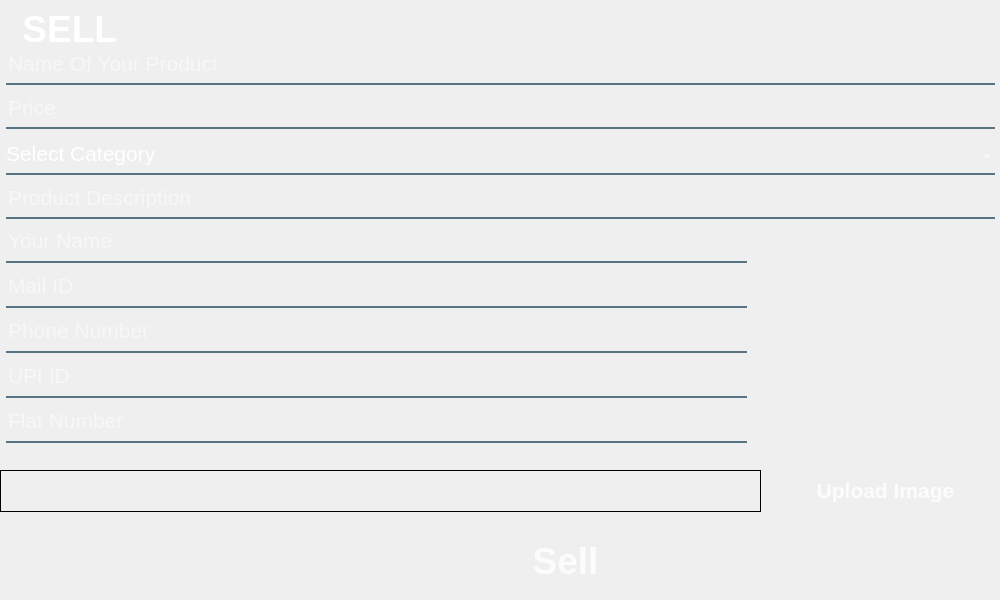
<?xml version="1.0" encoding="UTF-8"?>
<ui version="4.0">
 <class>SellPage</class>
 <widget class="QMainWindow" name="SellPage">
  <property name="geometry">
   <rect>
    <x>0</x>
    <y>0</y>
    <width>1000</width>
    <height>600</height>
   </rect>
  </property>
  <property name="minimumSize">
   <size>
    <width>1000</width>
    <height>600</height>
   </size>
  </property>
  <property name="maximumSize">
   <size>
    <width>1200</width>
    <height>800</height>
   </size>
  </property>
  <property name="windowTitle">
   <string>MainWindow</string>
  </property>
  <property name="styleSheet">
   <string notr="true"/>
  </property>
  <widget class="QWidget" name="centralwidget">
   <widget class="QLabel" name="label">
    <property name="geometry">
     <rect>
      <x>6</x>
      <y>6</y>
      <width>111</width>
      <height>45</height>
     </rect>
    </property>
    <property name="font">
     <font>
      <pointsize>28</pointsize>
      <weight>75</weight>
      <bold>true</bold>
     </font>
    </property>
    <property name="styleSheet">
     <string notr="true">color: white;</string>
    </property>
    <property name="text">
     <string>SELL</string>
    </property>
    <property name="alignment">
     <set>Qt::AlignRight|Qt::AlignTrailing|Qt::AlignVCenter</set>
    </property>
   </widget>
   <widget class="QLabel" name="label_browse">
    <property name="geometry">
     <rect>
      <x>0</x>
      <y>470</y>
      <width>761</width>
      <height>42</height>
     </rect>
    </property>
    <property name="minimumSize">
     <size>
      <width>0</width>
      <height>42</height>
     </size>
    </property>
    <property name="font">
     <font>
      <pointsize>12</pointsize>
     </font>
    </property>
    <property name="focusPolicy">
     <enum>Qt::NoFocus</enum>
    </property>
    <property name="frameShape">
     <enum>QFrame::Box</enum>
    </property>
    <property name="text">
     <string/>
    </property>
   </widget>
   <widget class="QPushButton" name="pushButton_UploadImages">
    <property name="geometry">
     <rect>
      <x>790</x>
      <y>470</y>
      <width>191</width>
      <height>41</height>
     </rect>
    </property>
    <property name="minimumSize">
     <size>
      <width>0</width>
      <height>0</height>
     </size>
    </property>
    <property name="font">
     <font>
      <pointsize>16</pointsize>
      <weight>75</weight>
      <bold>true</bold>
     </font>
    </property>
    <property name="styleSheet">
     <string notr="true">QPushButton{
	background-color: qlineargradient(spread:pad, x1:0, y1:505682, x2:1, y2:0.477, stop:0 rgba(11, 131, 120, 219), stop:1 rgba(85, 98, 112, 226));
	color: rgba(255, 255, 255, 210);
	border-radius: 5px;
}
QPushButton:hover{
	background-color: qlineargradient(spread:pad, x1:0, y1:505682, x2:1, y2:0.477, stop:0 rgba(150, 123, 111, 219), stop:1 rgba(85, 81, 84, 226));
}
QPushButton:pressed{
	padding-left: 5px;
	padding-top: 5px;
	background-color: rgba(150, 123, 111, 255);
}

</string>
    </property>
    <property name="text">
     <string>Upload Image</string>
    </property>
   </widget>
   <widget class="QLabel" name="label_picture">
    <property name="geometry">
     <rect>
      <x>780</x>
      <y>240</y>
      <width>200</width>
      <height>200</height>
     </rect>
    </property>
    <property name="minimumSize">
     <size>
      <width>200</width>
      <height>200</height>
     </size>
    </property>
    <property name="maximumSize">
     <size>
      <width>200</width>
      <height>200</height>
     </size>
    </property>
    <property name="text">
     <string/>
    </property>
   </widget>
   <widget class="QLabel" name="label_2">
    <property name="geometry">
     <rect>
      <x>117</x>
      <y>10</y>
      <width>31</width>
      <height>31</height>
     </rect>
    </property>
    <property name="text">
     <string/>
    </property>
    <property name="pixmap">
     <pixmap>sell_page.svg</pixmap>
    </property>
    <property name="scaledContents">
     <bool>true</bool>
    </property>
   </widget>
   <widget class="QPushButton" name="pushButton_Sell">
    <property name="geometry">
     <rect>
      <x>150</x>
      <y>530</y>
      <width>831</width>
      <height>61</height>
     </rect>
    </property>
    <property name="minimumSize">
     <size>
      <width>581</width>
      <height>61</height>
     </size>
    </property>
    <property name="font">
     <font>
      <pointsize>28</pointsize>
      <weight>75</weight>
      <bold>true</bold>
     </font>
    </property>
    <property name="styleSheet">
     <string notr="true">QPushButton{
	background-color: qlineargradient(spread:pad, x1:0, y1:505682, x2:1, y2:0.477, stop:0 rgba(11, 131, 120, 219), stop:1 rgba(85, 98, 112, 226));
	color: rgba(255, 255, 255, 210);
	border-radius: 5px;
}
QPushButton:hover{
	background-color: qlineargradient(spread:pad, x1:0, y1:505682, x2:1, y2:0.477, stop:0 rgba(150, 123, 111, 219), stop:1 rgba(85, 81, 84, 226));
}
QPushButton:pressed{
	padding-left: 5px;
	padding-top: 5px;
	background-color: rgba(150, 123, 111, 255);
}

</string>
    </property>
    <property name="text">
     <string>Sell</string>
    </property>
   </widget>
   <widget class="QPushButton" name="pushButton_back">
    <property name="geometry">
     <rect>
      <x>10</x>
      <y>530</y>
      <width>121</width>
      <height>61</height>
     </rect>
    </property>
    <property name="font">
     <font>
      <pointsize>28</pointsize>
      <weight>75</weight>
      <bold>true</bold>
     </font>
    </property>
    <property name="styleSheet">
     <string notr="true">QPushButton{
	background-color: qlineargradient(spread:pad, x1:0, y1:505682, x2:1, y2:0.477, stop:0 rgba(11, 131, 120, 219), stop:1 rgba(85, 98, 112, 226));
	color: rgba(255, 255, 255, 210);
	border-radius: 5px;
}
QPushButton:hover{
	background-color: qlineargradient(spread:pad, x1:0, y1:505682, x2:1, y2:0.477, stop:0 rgba(150, 123, 111, 219), stop:1 rgba(85, 81, 84, 226));
}
QPushButton:pressed{
	padding-left: 5px;
	padding-top: 5px;
	background-color: rgba(150, 123, 111, 255);
}

</string>
    </property>
    <property name="text">
     <string/>
    </property>
    <property name="icon">
     <iconset>
      <normaloff>back.svg</normaloff>back.svg</iconset>
    </property>
    <property name="iconSize">
     <size>
      <width>30</width>
      <height>30</height>
     </size>
    </property>
   </widget>
   <widget class="QFrame" name="frame">
    <property name="geometry">
     <rect>
      <x>0</x>
      <y>220</y>
      <width>761</width>
      <height>231</height>
     </rect>
    </property>
    <widget class="QLineEdit" name="lineEdit_address">
     <property name="geometry">
      <rect>
       <x>6</x>
       <y>186</y>
       <width>741</width>
       <height>37</height>
      </rect>
     </property>
     <property name="font">
      <font>
       <pointsize>16</pointsize>
       <weight>50</weight>
       <italic>false</italic>
       <bold>false</bold>
      </font>
     </property>
     <property name="styleSheet">
      <string notr="true">background-color: rgba(0,0,0,0);
border: none;
border-bottom: 2px solid rgba(46,82, 101, 200);
color:white;
padding-bottom: 7px;
</string>
     </property>
     <property name="placeholderText">
      <string>Flat Number</string>
     </property>
    </widget>
    <widget class="QLineEdit" name="lineEdit_name">
     <property name="geometry">
      <rect>
       <x>6</x>
       <y>6</y>
       <width>741</width>
       <height>37</height>
      </rect>
     </property>
     <property name="font">
      <font>
       <pointsize>16</pointsize>
       <weight>50</weight>
       <italic>false</italic>
       <bold>false</bold>
      </font>
     </property>
     <property name="styleSheet">
      <string notr="true">background-color: rgba(0,0,0,0);
border: none;
border-bottom: 2px solid rgba(46,82, 101, 200);
color:white;
padding-bottom: 7px;
</string>
     </property>
     <property name="placeholderText">
      <string>Your Name</string>
     </property>
    </widget>
    <widget class="QLineEdit" name="lineEdit_upi_id">
     <property name="geometry">
      <rect>
       <x>6</x>
       <y>141</y>
       <width>741</width>
       <height>37</height>
      </rect>
     </property>
     <property name="font">
      <font>
       <pointsize>16</pointsize>
       <weight>50</weight>
       <italic>false</italic>
       <bold>false</bold>
      </font>
     </property>
     <property name="styleSheet">
      <string notr="true">background-color: rgba(0,0,0,0);
border: none;
border-bottom: 2px solid rgba(46,82, 101, 200);
color:white;
padding-bottom: 7px;
</string>
     </property>
     <property name="placeholderText">
      <string>UPI ID</string>
     </property>
    </widget>
    <widget class="QLineEdit" name="lineEdit_email">
     <property name="geometry">
      <rect>
       <x>6</x>
       <y>51</y>
       <width>741</width>
       <height>37</height>
      </rect>
     </property>
     <property name="font">
      <font>
       <pointsize>16</pointsize>
       <weight>50</weight>
       <italic>false</italic>
       <bold>false</bold>
      </font>
     </property>
     <property name="styleSheet">
      <string notr="true">background-color: rgba(0,0,0,0);
border: none;
border-bottom: 2px solid rgba(46,82, 101, 200);
color:white;
padding-bottom: 7px;
</string>
     </property>
     <property name="placeholderText">
      <string>Mail ID </string>
     </property>
    </widget>
    <widget class="QLineEdit" name="lineEdit_cont_num">
     <property name="geometry">
      <rect>
       <x>6</x>
       <y>96</y>
       <width>741</width>
       <height>37</height>
      </rect>
     </property>
     <property name="font">
      <font>
       <pointsize>16</pointsize>
       <weight>50</weight>
       <italic>false</italic>
       <bold>false</bold>
      </font>
     </property>
     <property name="styleSheet">
      <string notr="true">background-color: rgba(0,0,0,0);
border: none;
border-bottom: 2px solid rgba(46,82, 101, 200);
color:white;
padding-bottom: 7px;
</string>
     </property>
     <property name="placeholderText">
      <string>Phone Number</string>
     </property>
    </widget>
   </widget>
   <widget class="QLabel" name="label_3">
    <property name="geometry">
     <rect>
      <x>0</x>
      <y>0</y>
      <width>1000</width>
      <height>600</height>
     </rect>
    </property>
    <property name="text">
     <string/>
    </property>
    <property name="pixmap">
     <pixmap>image.png</pixmap>
    </property>
   </widget>
   <widget class="QLineEdit" name="lineEdit_prod_name">
    <property name="geometry">
     <rect>
      <x>6</x>
      <y>50</y>
      <width>989</width>
      <height>35</height>
     </rect>
    </property>
    <property name="font">
     <font>
      <pointsize>16</pointsize>
      <weight>50</weight>
      <italic>false</italic>
      <bold>false</bold>
     </font>
    </property>
    <property name="styleSheet">
     <string notr="true">background-color: rgba(0,0,0,0);
border: none;
border-bottom: 2px solid rgba(46,82, 101, 200);
color:white;
padding-bottom: 7px;
</string>
    </property>
    <property name="placeholderText">
     <string>Name Of Your Product</string>
    </property>
   </widget>
   <widget class="QLineEdit" name="lineEdit_price">
    <property name="geometry">
     <rect>
      <x>6</x>
      <y>95</y>
      <width>989</width>
      <height>34</height>
     </rect>
    </property>
    <property name="font">
     <font>
      <pointsize>16</pointsize>
      <weight>50</weight>
      <italic>false</italic>
      <bold>false</bold>
     </font>
    </property>
    <property name="styleSheet">
     <string notr="true">background-color: rgba(0,0,0,0);
border: none;
border-bottom: 2px solid rgba(46,82, 101, 200);
color:white;
padding-bottom: 7px;
</string>
    </property>
    <property name="placeholderText">
     <string>Price </string>
    </property>
   </widget>
   <widget class="QComboBox" name="comboBox">
    <property name="geometry">
     <rect>
      <x>6</x>
      <y>140</y>
      <width>989</width>
      <height>35</height>
     </rect>
    </property>
    <property name="font">
     <font>
      <pointsize>16</pointsize>
      <weight>50</weight>
      <italic>false</italic>
      <bold>false</bold>
     </font>
    </property>
    <property name="styleSheet">
     <string notr="true">background-color: rgba(0,0,0,0);
border: none;
border-bottom: 2px solid rgba(46,82, 101, 200);
color:white;
padding-bottom: 7px;
</string>
    </property>
    <property name="maxVisibleItems">
     <number>10</number>
    </property>
    <property name="frame">
     <bool>true</bool>
    </property>
    <item>
     <property name="text">
      <string>Select Category </string>
     </property>
    </item>
    <item>
     <property name="text">
      <string>Food</string>
     </property>
    </item>
    <item>
     <property name="text">
      <string>Fruits And Vegetables</string>
     </property>
    </item>
    <item>
     <property name="text">
      <string>Cosmetics</string>
     </property>
    </item>
    <item>
     <property name="text">
      <string>Apparel</string>
     </property>
    </item>
    <item>
     <property name="text">
      <string>Accessories</string>
     </property>
    </item>
    <item>
     <property name="text">
      <string>Home Decor</string>
     </property>
    </item>
    <item>
     <property name="text">
      <string>Stationary</string>
     </property>
    </item>
    <item>
     <property name="text">
      <string>Kitchenware</string>
     </property>
    </item>
    <item>
     <property name="text">
      <string>Handmade</string>
     </property>
    </item>
    <item>
     <property name="text">
      <string>Electronics</string>
     </property>
    </item>
    <item>
     <property name="text">
      <string>Others</string>
     </property>
    </item>
   </widget>
   <widget class="QLineEdit" name="lineEdit_description">
    <property name="geometry">
     <rect>
      <x>6</x>
      <y>185</y>
      <width>989</width>
      <height>34</height>
     </rect>
    </property>
    <property name="font">
     <font>
      <pointsize>16</pointsize>
      <weight>50</weight>
      <italic>false</italic>
      <bold>false</bold>
     </font>
    </property>
    <property name="styleSheet">
     <string notr="true">background-color: rgba(0,0,0,0);
border: none;
border-bottom: 2px solid rgba(46,82, 101, 200);
color:white;
padding-bottom: 7px;
</string>
    </property>
    <property name="placeholderText">
     <string>Product Description</string>
    </property>
   </widget>
   <zorder>label_3</zorder>
   <zorder>label</zorder>
   <zorder>label_browse</zorder>
   <zorder>pushButton_UploadImages</zorder>
   <zorder>label_picture</zorder>
   <zorder>label_2</zorder>
   <zorder>pushButton_Sell</zorder>
   <zorder>pushButton_back</zorder>
   <zorder>frame</zorder>
   <zorder>lineEdit_prod_name</zorder>
   <zorder>lineEdit_price</zorder>
   <zorder>comboBox</zorder>
   <zorder>lineEdit_description</zorder>
  </widget>
 </widget>
 <tabstops>
  <tabstop>lineEdit_prod_name</tabstop>
  <tabstop>lineEdit_price</tabstop>
  <tabstop>comboBox</tabstop>
  <tabstop>lineEdit_description</tabstop>
  <tabstop>lineEdit_name</tabstop>
  <tabstop>lineEdit_email</tabstop>
  <tabstop>lineEdit_cont_num</tabstop>
  <tabstop>lineEdit_upi_id</tabstop>
  <tabstop>lineEdit_address</tabstop>
  <tabstop>pushButton_UploadImages</tabstop>
  <tabstop>pushButton_Sell</tabstop>
  <tabstop>pushButton_back</tabstop>
 </tabstops>
 <resources/>
 <connections/>
</ui>
